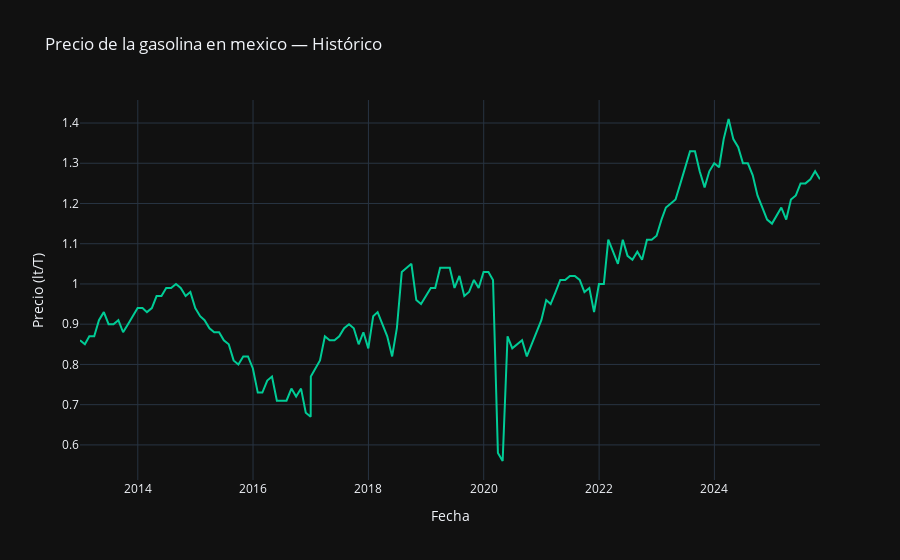

Write notebook code for a chart like this one.
### Code cell
import plotly.graph_objects as go

# Crear la figura
fig = go.Figure()


fig.add_trace(go.Scatter(
    x=df.index,
    y=df['Close'],
    mode='lines',
    name='Precio Histórico',
    line=dict(color='#00CC96', width=2) # Color verde cian
))



# Configuración del diseño (Layout)
fig.update_layout(
    title="Precio de la gasolina en mexico — Histórico",
    xaxis_title="Fecha",
    yaxis_title="Precio (lt/T)",
    template="plotly_dark",      # Fondo oscuro
    hovermode="x unified",       # Muestra el valor al pasar el ratón
    legend=dict(
        orientation="h",         # Leyenda horizontal arriba
        yanchor="bottom",
        y=1.02,
        xanchor="right",
        x=1
    )
)

### Figure 1 — Plotly figure (JSON) as saved in the notebook; plotly's stock layout.template omitted (floating-point values rounded to 4 significant figures; data arrays with more than 128 entries replaced by an {"elided": "..."} marker saying what was removed)
{"data": [{"line": {"color": "#00CC96", "width": 2}, "mode": "lines", "name": "Precio Histórico", "type": "scatter", "x": {"elided": "155 str values"}, "y": {"elided": "155 float values"}}], "layout": {"hovermode": "x unified", "legend": {"orientation": "h", "x": 1, "xanchor": "right", "y": 1.02, "yanchor": "bottom"}, "title": {"text": "Precio de la gasolina en mexico — Histórico"}, "xaxis": {"title": {"text": "Fecha"}}, "yaxis": {"title": {"text": "Precio (lt/T)"}}}}
